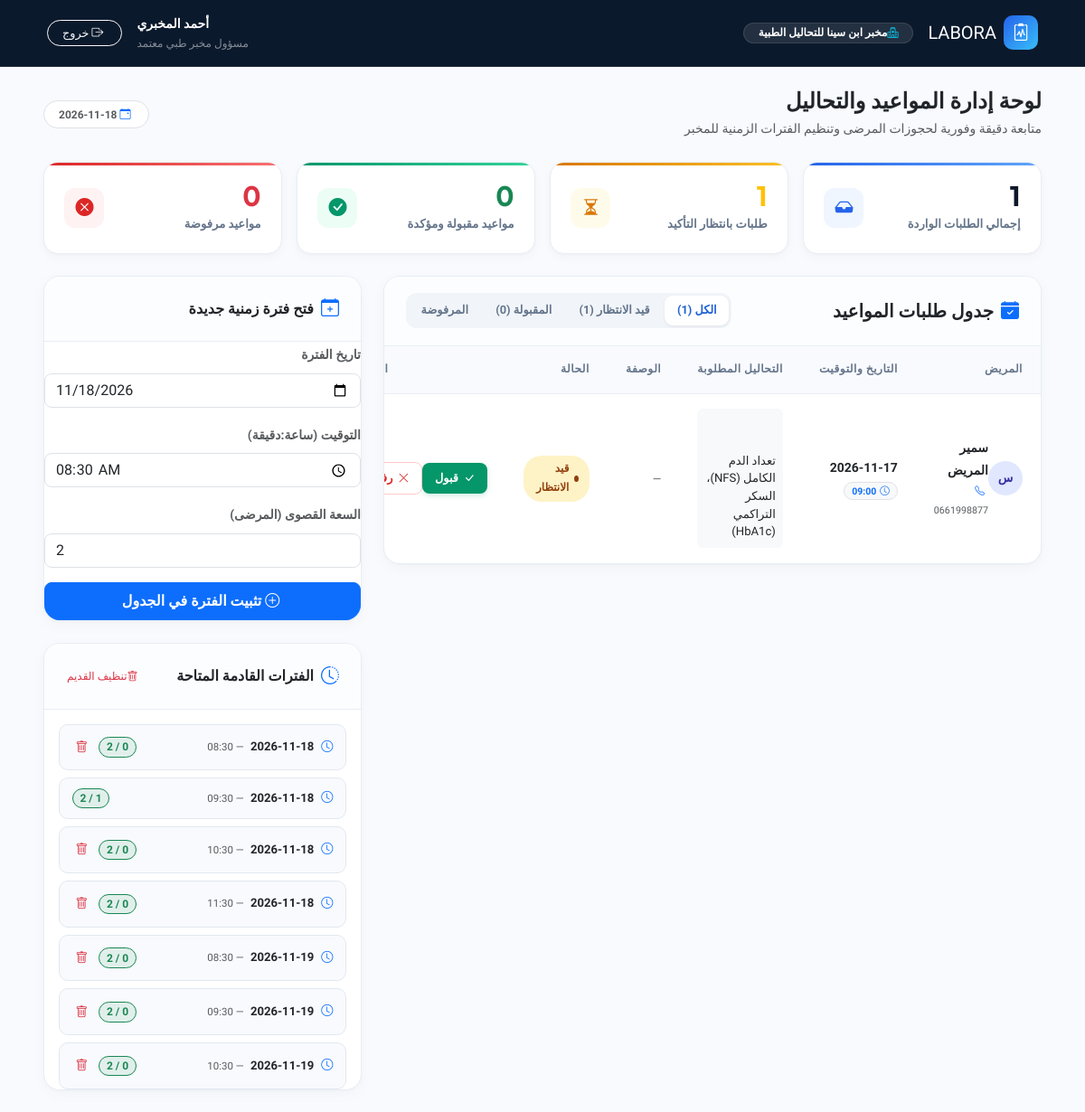
The page /lab/dashboard.php (signed in) on the database its author committed.
### tables this page shows
CREATE TABLE `laboratories` (
  `id` INT AUTO_INCREMENT PRIMARY KEY,
  `name` VARCHAR(191) NOT NULL,
  `city` VARCHAR(100) NOT NULL,
  `address` VARCHAR(255) NOT NULL,
  `phone` VARCHAR(30) NOT NULL,
  `manager_id` INT NULL,
  `status` ENUM('active', 'inactive') NOT NULL DEFAULT 'active',
  FOREIGN KEY (`manager_id`) REFERENCES `users`(`id`) ON DELETE SET NULL
);

CREATE TABLE `appointments` (
  `id` INT AUTO_INCREMENT PRIMARY KEY,
  `patient_id` INT NOT NULL,
  `laboratory_id` INT NOT NULL,
  `slot_id` INT NOT NULL,
  `appointment_date` DATE NOT NULL,
  `appointment_time` TIME NOT NULL,
  `analyses_text` TEXT NOT NULL,
  `prescription_file` VARCHAR(255) DEFAULT NULL,
  `notes` TEXT DEFAULT NULL,
  `status` ENUM('pending', 'accepted', 'rejected', 'cancelled') NOT NULL DEFAULT 'pending',
  `rejection_reason` VARCHAR(255) DEFAULT NULL,
  `created_at` TIMESTAMP DEFAULT CURRENT_TIMESTAMP,
  FOREIGN KEY (`patient_id`) REFERENCES `users`(`id`) ON DELETE CASCADE,
  FOREIGN KEY (`laboratory_id`) REFERENCES `laboratories`(`id`) ON DELETE CASCADE,
  FOREIGN KEY (`slot_id`) REFERENCES `availability_slots`(`id`) ON DELETE RESTRICT
);

CREATE TABLE `users` (
  `id` INT AUTO_INCREMENT PRIMARY KEY,
  `first_name` VARCHAR(100) NOT NULL,
  `last_name` VARCHAR(100) NOT NULL,
  `email` VARCHAR(191) NOT NULL UNIQUE,
  `phone` VARCHAR(20) DEFAULT NULL,
  `password_hash` VARCHAR(255) NOT NULL,
  `role` ENUM('patient', 'lab_manager', 'admin') NOT NULL DEFAULT 'patient',
  `created_at` TIMESTAMP DEFAULT CURRENT_TIMESTAMP
);

CREATE TABLE `availability_slots` (
  `id` INT AUTO_INCREMENT PRIMARY KEY,
  `laboratory_id` INT NOT NULL,
  `slot_date` DATE NOT NULL,
  `slot_time` TIME NOT NULL,
  `max_bookings` INT NOT NULL DEFAULT 2,
  `current_bookings` INT NOT NULL DEFAULT 0,
  `status` ENUM('available', 'full', 'blocked') NOT NULL DEFAULT 'available',
  UNIQUE KEY `uniq_lab_slot` (`laboratory_id`, `slot_date`, `slot_time`),
  FOREIGN KEY (`laboratory_id`) REFERENCES `laboratories`(`id`) ON DELETE CASCADE
);

### lab/dashboard.php (the view, shortened to what the rows shown need)
<?php
require_once dirname(__DIR__) . '/config.php';
$lab_id = currentLabId();
$lStmt = $conn->prepare("SELECT * FROM laboratories WHERE id = :lid LIMIT 1");
$lStmt->execute([':lid' => $lab_id]);
$lab = $lStmt->fetch();
try {
    $conn->prepare("DELETE FROM availability_slots WHERE laboratory_id = :lid AND slot_date < CURDATE() AND current_bookings = 0")->execute([':lid' => $lab_id]);
} catch (Exception $e) {}
$sql = "
    SELECT a.*, u.first_name, u.last_name, u.phone AS patient_phone, u.email AS patient_email
    FROM appointments a
    JOIN users u ON u.id = a.patient_id
    WHERE a.laboratory_id = :lid
";
$params = [':lid' => $lab_id];
$sql .= " ORDER BY a.appointment_date DESC, a.appointment_time DESC";
$aStmt = $conn->prepare($sql);
$aStmt->execute($params);
$appointments = $aStmt->fetchAll();
$slotsStmt = $conn->prepare("
    SELECT * FROM availability_slots
    WHERE laboratory_id = :lid AND slot_date >= CURDATE()
    ORDER BY slot_date ASC, slot_time ASC
    LIMIT 30
");
$slotsStmt->execute([':lid' => $lab_id]);
$slots = $slotsStmt->fetchAll();
?>
<!DOCTYPE html>
<html lang="ar" dir="rtl">
<head>
  <link rel="stylesheet" href="https://cdn.jsdelivr.net/npm/bootstrap@5.3.2/dist/css/bootstrap.rtl.min.css">
  <link rel="stylesheet" href="<?= BASE_URL ?>assets/vendor/bootstrap-icons/bootstrap-icons.css">
  <link rel="stylesheet" href="<?= BASE_URL ?>assets/css/labora.css">
</head>
<body>
<header class="dash-navbar">
  <div class="container-fluid px-lg-4 d-flex justify-content-between align-items-center">
    <div class="d-flex align-items-center gap-3">
      <a href="<?= BASE_URL ?>lab/dashboard.php" class="text-white text-decoration-none d-flex align-items-center gap-2">
        <span class="dash-brand-icon"><i class="bi bi-clipboard2-pulse"></i></span>
        <span class="fw-900 fs-5 tracking-tight">LABORA</span>
      </a>
      <span class="badge bg-white bg-opacity-10 text-white border border-white border-opacity-10 px-3 py-1.5 rounded-pill fw-600 fs-7 d-none d-sm-inline-flex align-items-center gap-1.5">
        <i class="bi bi-hospital text-info"></i>
        <?= h($lab['name'] ?? 'مخبر التحاليل الطبية') ?>
      </span>
    </div>
  </div>
</header>
<main class="container-fluid px-lg-5 py-4">
  <div class="row g-4">
    <div class="col-xl-8 col-lg-7">
      <div class="panel-card">
        <div class="p-0">
          <?php if (empty($appointments)): ?>
            <div class="text-center py-5 text-muted">
              <div class="mb-3">
                <i class="bi bi-inbox text-secondary" style="font-size: 3rem; opacity: 0.4;"></i>
              </div>
              <h6 class="fw-bold text-dark">لا توجد طلبات مواعيد ضمن هذه الفئة</h6>
              <p class="small text-muted mb-0">ستظهر المواعيد الجديدة فور إرسال المرضى لطلباتهم.</p>
            </div>
          <?php else: ?>
            <div class="table-responsive">
              <table class="modern-table align-middle">
                <thead>
                  <tr>
                    <th>المريض</th>
                    <th>التاريخ والتوقيت</th>
                    <th>التحاليل المطلوبة</th>
                    <th>الوصفة</th>
                    <th>الحالة</th>
                    <th style="min-width: 140px; text-align: left;">الإجراء</th>
                  </tr>
                </thead>
                <tbody>
                  <?php foreach ($appointments as $apt):
                    $patientInitials = mb_substr($apt['first_name'] ?? 'م', 0, 1, 'UTF-8');
                  ?>
                    <tr>
                      <td>
                        <div class="d-flex align-items-center gap-2.5">
                          <div class="patient-avatar"><?= h($patientInitials) ?></div>
                          <div>
                            <div class="fw-bold text-dark"><?= h($apt['first_name'] . ' ' . $apt['last_name']) ?></div>
                            <div class="small text-muted" dir="ltr" style="text-align:right;">
                              <a href="tel:<?= h($apt['patient_phone']) ?>" class="text-decoration-none text-muted small">
                                <i class="bi bi-telephone ms-1 text-primary"></i><?= h($apt['patient_phone'] ?: '—') ?>
                              </a>
                            </div>
                          </div>
                        </div>
                      </td>
                      <td>
                        <div class="fw-bold text-dark" style="font-size:0.875rem;">
                          <?= h($apt['appointment_date']) ?>
                        </div>
                        <span class="badge bg-light text-primary border px-2 py-0.5 rounded-pill small">
                          <i class="bi bi-clock me-1"></i><?= substr($apt['appointment_time'], 0, 5) ?>
                        </span>
                      </td>
                      <td>
                        <div class="p-2 bg-light rounded text-dark small" style="max-width: 240px; white-space: pre-wrap; font-size:0.82rem; line-height:1.5;">
                        </div>
                      </td>
                      <td>
                        <?php if (!empty($apt['prescription_file'])): ?>
                          <a href="<?= BASE_URL ?>view_prescription.php?file=<?= urlencode($apt['prescription_file']) ?>"
                             target="_blank" class="btn btn-sm btn-outline-primary py-1 px-2 rounded-pill small fw-bold">
                            <i class="bi bi-paperclip me-1"></i> معاينة
                          </a>
                        <?php else: ?>
                          <span class="text-muted small">—</span>
                        <?php endif; ?>
                      </td>
                      <td>
                        <span class="status-tag <?= h($apt['status']) ?>">
                          <?php if ($apt['status'] === 'pending'): ?>
                            <span class="pulse-dot"></span>
                          <?php endif; ?>
                          <?= match ($apt['status']) {
                            'pending'   => 'قيد الانتظار',
                            'accepted'  => 'مقبول',
                            'rejected'  => 'مرفوض',
                            'cancelled' => 'ملغى',
                            default     => $apt['status']
                          } ?>
                        </span>
                      </td>
                      <td style="text-align: left;">
                        <?php if ($apt['status'] === 'pending'): ?>
                          <div class="d-flex align-items-center gap-1.5 justify-content-end">
                            <form method="POST" action="<?= BASE_URL ?>actions/update_status.php" class="d-inline">
                              <button type="submit" class="btn-action-accept" title="قبول وتأكيد الموعد">
                                <i class="bi bi-check-lg"></i> قبول
                              </button>
                            </form>
                            <form method="POST" action="<?= BASE_URL ?>actions/update_status.php" class="d-inline" onsubmit="return confirmReject(this);">
                              <button type="submit" class="btn-action-reject" title="رفض الموعد">
                                <i class="bi bi-x-lg"></i> رفض
                              </button>
                            </form>
                          </div>
                        <?php else: ?>
                          <span class="text-muted small" style="font-size:0.8rem;">
                            <i class="bi bi-check-all text-success ms-1"></i>معالج
                          </span>
                        <?php endif; ?>
                      </td>
                    </tr>
                  <?php endforeach; ?>
                </tbody>
              </table>
            </div>
          <?php endif; ?>
        </div>
      </div>
    </div>
    <div class="col-xl-4 col-lg-5">
      <div class="panel-card">
        <div class="p-3" style="max-height: 420px; overflow-y: auto;">
          <?php if (empty($slots)): ?>
            <div class="text-center py-4 text-muted small">
              <i class="bi bi-calendar-x fs-3 d-block mb-2 text-secondary opacity-50"></i>
              لا توجد فترات قادمة مسجلة حالياً.<br>
              يمكنك إضافة فترات جديدة أعلاه.
            </div>
          <?php else: ?>
            <div class="d-flex flex-column gap-2">
              <?php foreach ($slots as $sl): ?>
                <div class="slot-item">
                  <div class="d-flex align-items-center gap-2">
                    <i class="bi bi-clock text-primary"></i>
                    <div>
                      <strong class="text-dark"><?= h($sl['slot_date']) ?></strong>
                      <span class="text-muted ms-1 small">— <?= substr($sl['slot_time'], 0, 5) ?></span>
                    </div>
                  </div>
                  <div class="d-flex align-items-center gap-2">
                    <span class="badge rounded-pill <?= (int)$sl['current_bookings'] >= (int)$sl['max_bookings'] ? 'bg-danger' : 'bg-success bg-opacity-10 text-success border border-success' ?>" style="font-size:0.75rem;">
                      <?= (int)$sl['current_bookings'] ?> / <?= (int)$sl['max_bookings'] ?>
                    </span>
                    <?php if ((int)$sl['current_bookings'] === 0): ?>
                      <form method="POST" action="" onsubmit="return confirm('حذف هذه الفترة الزمنية؟');" class="d-inline m-0">
                        <button type="submit" class="btn btn-sm btn-outline-danger p-1 border-0 rounded-circle" title="حذف الفترة">
                          <i class="bi bi-trash" style="font-size:0.85rem;"></i>
                        </button>
                      </form>
                    <?php endif; ?>
                  </div>
                </div>
              <?php endforeach; ?>
            </div>
          <?php endif; ?>
        </div>
      </div>
    </div>
  </div>
</main>
</body>
</html>

### rows shown on the page
laboratories: name "مخبر ابن سينا للتحاليل الطبية"
appointments: patient.first_name "س", patient.last_name "سمير المريض", patient.phone "0661998877", appointment_date "2026-11-17", appointment_time "09:00", status "قيد الانتظار"
availability_slots: slot_date "2026-11-18", slot_time "08:30", current_bookings "0", max_bookings "2"
availability_slots: slot_date "2026-11-18", slot_time "09:30", current_bookings "1", max_bookings "2"
availability_slots: slot_date "2026-11-18", slot_time "10:30", current_bookings "0", max_bookings "2"
availability_slots: slot_date "2026-11-18", slot_time "11:30", current_bookings "0", max_bookings "2"
availability_slots: slot_date "2026-11-19", slot_time "08:30", current_bookings "0", max_bookings "2"
availability_slots: slot_date "2026-11-19", slot_time "09:30", current_bookings "0", max_bookings "2"
availability_slots: slot_date "2026-11-19", slot_time "10:30", current_bookings "0", max_bookings "2"

### other values the page prints
currentUserName() "أحمد المخبري"
$stats['total'] "1"
$stats['pending_cnt'] "1"
$stats['accepted_cnt'] "0"
$stats['rejected_cnt'] "0"
